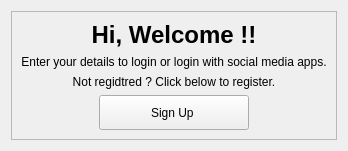
                <widget class="QWidget" name="welcome_login_pg">
                 <property name="styleSheet">
                  <string notr="true"/>
                 </property>
                 <layout class="QVBoxLayout" name="verticalLayout_2">
                  <item alignment="Qt::AlignHCenter|Qt::AlignVCenter">
                   <widget class="QFrame" name="frame">
                    <property name="frameShape">
                     <enum>QFrame::StyledPanel</enum>
                    </property>
                    <property name="frameShadow">
                     <enum>QFrame::Raised</enum>
                    </property>
                    <layout class="QVBoxLayout" name="verticalLayout_3">
                     <item>
                      <widget class="QLabel" name="label">
                       <property name="maximumSize">
                        <size>
                         <width>16777215</width>
                         <height>16777210</height>
                        </size>
                       </property>
                       <property name="text">
                        <string>&lt;html&gt;&lt;head/&gt;&lt;body&gt;&lt;p align=&quot;center&quot;&gt;&lt;span style=&quot; font-size:18pt; font-weight:600;&quot;&gt;Hi, Welcome !!&lt;/span&gt;&lt;/p&gt;&lt;/body&gt;&lt;/html&gt;</string>
                       </property>
                      </widget>
                     </item>
                     <item>
                      <widget class="QLabel" name="label_2">
                       <property name="text">
                        <string>Enter your details to login or login with social media apps.</string>
                       </property>
                       <property name="alignment">
                        <set>Qt::AlignCenter</set>
                       </property>
                      </widget>
                     </item>
                     <item>
                      <widget class="QLabel" name="label_3">
                       <property name="text">
                        <string>Not regidtred ? Click below to register.</string>
                       </property>
                       <property name="alignment">
                        <set>Qt::AlignCenter</set>
                       </property>
                      </widget>
                     </item>
                     <item alignment="Qt::AlignHCenter">
                      <widget class="QPushButton" name="to_signup">
                       <property name="minimumSize">
                        <size>
                         <width>150</width>
                         <height>35</height>
                        </size>
                       </property>
                       <property name="maximumSize">
                        <size>
                         <width>150</width>
                         <height>35</height>
                        </size>
                       </property>
                       <property name="cursor">
                        <cursorShape>PointingHandCursor</cursorShape>
                       </property>
                       <property name="text">
                        <string>Sign Up </string>
                       </property>
                      </widget>
                     </item>
                    </layout>
                   </widget>
                  </item>
                 </layout>
                </widget>
